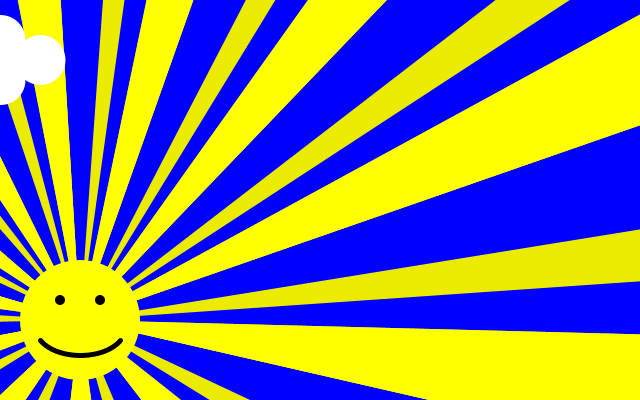
Frame 1 (no input)
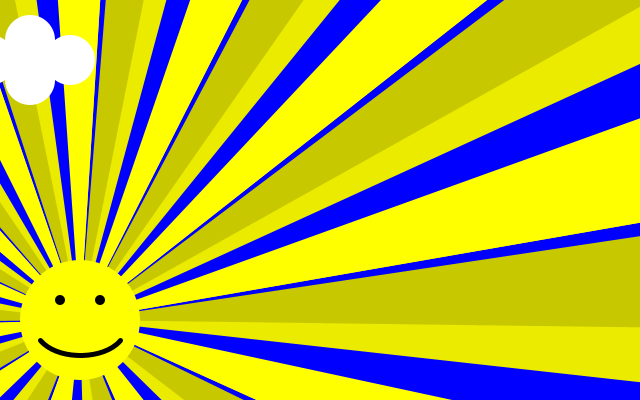
Frame 60 (the mouse pressed at the canvas centre just before this capture)
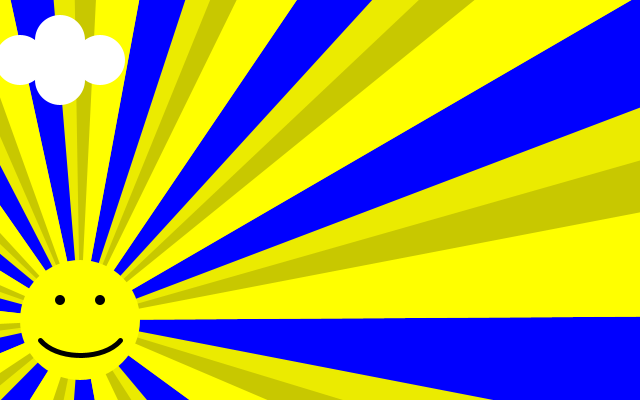
Frame 120 (the mouse held since frame 60 and released just before this capture)

The Processing sketch that drew these frames (run headless with seeded random() and noise(); from frame 60 on, the mouse is pressed at the canvas centre):

// Processing sketch: processing_13587
// ── processing_13587.pde

int xpos, ypos, size;
float angle_base = 0;
Cloud c;

void setup() {
  size(640, 400);
  noStroke();
  frameRate(30);
  smooth();
  // Set the starting position of the shape
  size = 120;

  xpos = size + 20;
  ypos = 380;

  c = new Cloud(0, 60, 50);
}

void draw() {
  background(0, 0, 255);
  background(0, 0, 255);
  
  noStroke();
  // Draw the sun
  //stroke(255, 255, 0);
  fill(200, 200, 0);
  
  // draw some rays
  for ( int angle = 0; angle < 360; angle += 30 ) {
    float dx = cos(radians(angle+angle_base-10)) * 1000;
    float dy = sin(radians(angle+angle_base-10)) * 1000;

    float dx2 = cos(radians(angle+angle_base)) * 1000;
    float dy2 = sin(radians(angle+angle_base)) * 1000;

    triangle(xpos-size/2, ypos-size/2, dx, dy, dx2, dy2);
  }  


  fill(235, 235, 0);
  for ( int angle = 0; angle < 360; angle += 15 ) {
    float dx = cos(radians(angle-angle_base-5)) * 1000;
    float dy = sin(radians(angle-angle_base-5)) * 1000;

    float dx2 = cos(radians(angle-angle_base)) * 1000;
    float dy2 = sin(radians(angle-angle_base)) * 1000;

    triangle(xpos-size/2, ypos-size/2, dx, dy, dx2, dy2);
  }  


  fill(255, 255, 0);
  for ( int angle = 0; angle < 360; angle += 30 ) {
    float dx = cos(radians(angle-angle_base-10)) * 1000;
    float dy = sin(radians(angle-angle_base-10)) * 1000;

    float dx2 = cos(radians(angle-angle_base)) * 1000;
    float dy2 = sin(radians(angle-angle_base)) * 1000;

    triangle(xpos-size/2, ypos-size/2, dx, dy, dx2, dy2);
  }  

  angle_base += 0.35;

  ellipse(xpos-size/2, ypos-size/2, size, size);
  
  fill(0);
  ellipse(xpos-size/2-20, ypos-size/2-20, 10, 10);
  ellipse(xpos-size/2+20, ypos-size/2-20, 10, 10);

  stroke(0);
  strokeWeight(5);

  noFill();
  curve(xpos-size/2-60, ypos-size/2-100,
        xpos-size/2-40, ypos-size/2+20,
        xpos-size/2+40, ypos-size/2+20,
        xpos-size/2+60, ypos-size/2-100);

  c.update();
}

class Cloud { 
  float xpos, ypos, size; 
  float speed = 0.5;
  Cloud (float x, float y, float s) {  
    xpos = x; 
    ypos = y; 
    size = s; 
  } 

  void update() { 
    xpos += speed; 
    if (xpos > width + size) { 
      xpos = -size*2; 
    } 

  noStroke();
  // Draw the sun
  //stroke(255, 255, 0);
  fill(255, 255, 255);
  
  ellipse(xpos, ypos, size, size);
  ellipse(xpos - size*0.8, ypos, size, size);
  ellipse(xpos + size*0.8, ypos, size, size);
  ellipse(xpos, ypos + size*0.4, size, size);
  ellipse(xpos, ypos - size*0.4, size, size);

  } 
}
